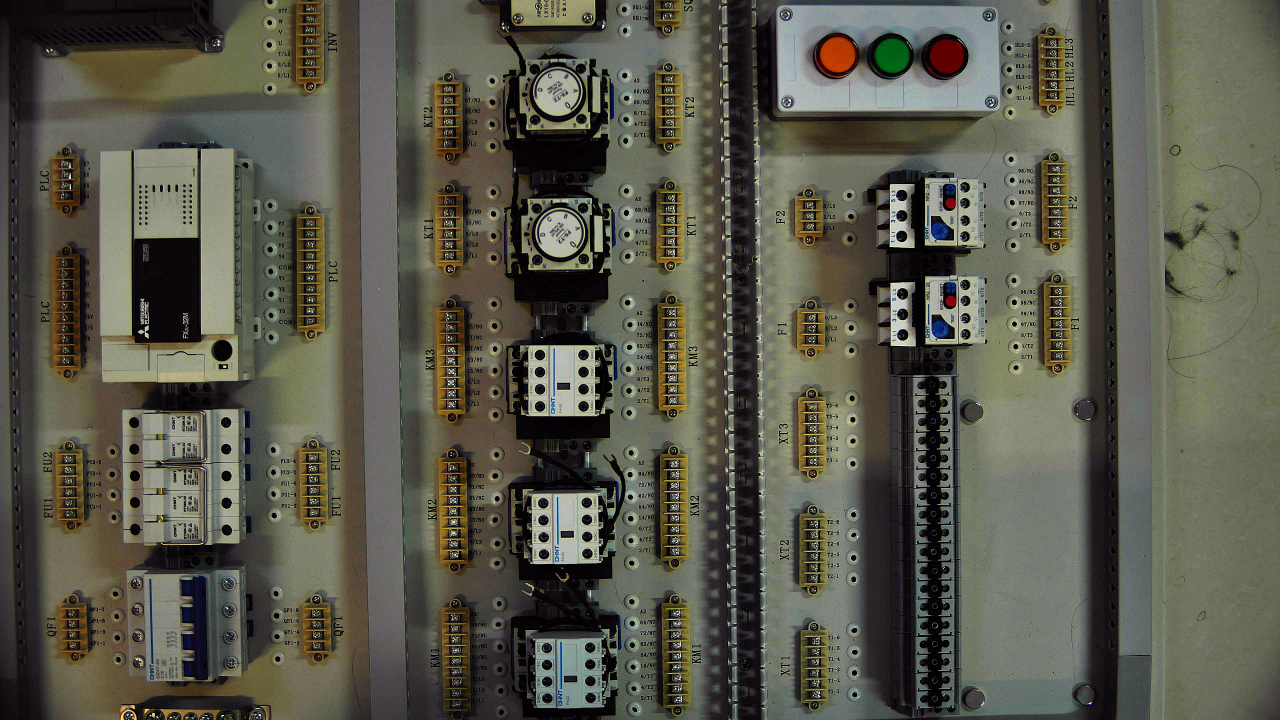
#> input picture image/live_capture_20250602_214642.jpg, 3840 x 2160 px (shown at 1/3 size)
$ python -i imageRegistration.py   (imports and definitions only)   (older library calls are emulated)
#> lines starting #> are read from the running program, lines starting #| are printed output that depends on the picture
from time import sleep

import cv2
import tkinter as tk
from tkinter import ttk, messagebox
import threading
import time
import numpy as np
from PIL import Image, ImageTk
import os
from MultiModelVideo.cameraManager import camera

base_dir = os.path.dirname(os.path.abspath(__file__))
reference_image_path = os.path.join(base_dir, "cameraRegistration/reference.jpg")

class CameraCalibrationSystem:
    def __init__(self):
        self.root = tk.Tk()
        self.root.title("电路配盘系统摄像头校准")
        self.root.geometry("1280x900")  # 增大窗口以适应更大的显示区域
        self.root.configure(bg='#f0f8ff')

        # 摄像头相关 - 移除原有的摄像头初始化代码
        self.current_frame = None

        # 校准状态
        self.calibration_score = 0.0
        self.is_calibrated = False
        self.is_stabilizing = False
        self.countdown = 0
        self.stabilize_start_time = 0

        # 参考图片路径配置 - 在这里修改参考图片路径
        self.reference_image_path = reference_image_path  # 修改为你的参考图片路径
        self.reference_image = None

        # 线程控制
        self.running = True

        # 创建UI
        self.create_ui()

        # 加载参考图
        self.load_reference_image()

        # 启动摄像头更新和校准检测
        self.start_camera_updates()

    def create_ui(self):
        """创建用户界面"""
        # 主标题
        title_frame = tk.Frame(self.root, bg='#f0f8ff')
        title_frame.pack(pady=15)

        title_label = tk.Label(title_frame, text="电路配盘系统摄像头校准",
                               font=("Microsoft YaHei", 22, "bold"),
                               fg='#1e3a8a', bg='#f0f8ff')
        title_label.pack()

        subtitle_label = tk.Label(title_frame, text="请根据标准图样调整摄像头位置，确保拍摄清晰度和角度符合要求",
                                  font=("Microsoft YaHei", 11),
                                  fg='#3b82f6', bg='#f0f8ff')
        subtitle_label.pack(pady=5)

        # 主内容区域
        main_frame = tk.Frame(self.root, bg='#f0f8ff')
        main_frame.pack(fill=tk.BOTH, expand=True, padx=20)

        # 左侧 - 实时摄像头（增大尺寸）
        left_frame = tk.LabelFrame(main_frame, text="实时摄像头画面",
                                   font=("Microsoft YaHei", 12, "bold"),
                                   fg='#1e3a8a', bg='white', relief='solid', bd=2)
        left_frame.pack(side=tk.LEFT, fill=tk.BOTH, expand=True, padx=(0, 15))

        # 摄像头显示区域（增大尺寸）
        self.camera_frame = tk.Frame(left_frame, bg='white')
        self.camera_frame.pack(padx=15, pady=15)

        # 移除width和height限制，让图片按实际尺寸显示
        self.camera_label = tk.Label(self.camera_frame, bg='black')
        self.camera_label.pack()

        # 校准信息
        info_frame = tk.Frame(left_frame, bg='white')
        info_frame.pack(fill=tk.X, padx=15, pady=10)

        # 校准进度
        progress_frame = tk.Frame(info_frame, bg='white')
        progress_frame.pack(fill=tk.X, pady=8)

        tk.Label(progress_frame, text="校准精度:", font=("Microsoft YaHei", 11),
                 bg='white').pack(side=tk.LEFT)

        self.score_var = tk.StringVar(value="0%")
        self.score_label = tk.Label(progress_frame, textvariable=self.score_var,
                                    font=("Microsoft YaHei", 11, "bold"),
                                    fg='#3b82f6', bg='white')
        self.score_label.pack(side=tk.RIGHT)

        self.progress_bar = ttk.Progressbar(progress_frame, length=500, mode='determinate')  # 增加进度条长度
        self.progress_bar.pack(fill=tk.X, pady=8)

        # 右侧 - 标准参考图和控制
        right_frame = tk.Frame(main_frame, bg='#f0f8ff')
        right_frame.pack(side=tk.RIGHT, fill=tk.Y)

        # 标准图显示
        ref_frame = tk.LabelFrame(right_frame, text="标准参考图样",
                                  font=("Microsoft YaHei", 12, "bold"),
                                  fg='#1e3a8a', bg='white', relief='solid', bd=2)
        ref_frame.pack(fill=tk.X, pady=(0, 10))

        # 参考图显示标签 - 移除尺寸限制
        self.ref_label = tk.Label(ref_frame, text="加载参考图片中...",
                                  bg='#f5f5f5', relief='solid', bd=2)
        self.ref_label.pack(padx=10, pady=10)

        # 当前参考图路径显示
        self.img_path_var = tk.StringVar(value=f"参考图片: {self.reference_image_path}")
        path_label = tk.Label(ref_frame, textvariable=self.img_path_var,
                              font=("Microsoft YaHei", 9),
                              bg='white', fg='#666666', wraplength=300)
        path_label.pack(padx=10, pady=(0, 5))

        # 调整提示
        tips_frame = tk.Frame(ref_frame, bg='white')
        tips_frame.pack(fill=tk.X, padx=10, pady=5)

        tips_text = [
            "• 确保电路板完全在画面中",
            "• 保持电路板水平放置",
            "• 调整光线确保清晰度",
            "• 避免反光和阴影",
            "• 参考图与实物方向一致"
        ]

        for tip in tips_text:
            tk.Label(tips_frame, text=tip, font=("Microsoft YaHei", 9),
                     bg='white', fg='#666666', anchor='w').pack(anchor='w')

        # 状态显示
        status_frame = tk.LabelFrame(right_frame, text="校准状态",
                                     font=("Microsoft YaHei", 12, "bold"),
                                     fg='#1e3a8a', bg='white', relief='solid', bd=2)
        status_frame.pack(fill=tk.X)

        self.status_var = tk.StringVar(value="正在加载参考图片...")
        self.status_label = tk.Label(status_frame, textvariable=self.status_var,
                                     font=("Microsoft YaHei", 11),
                                     bg='white', fg='#dc2626', wraplength=280)
        self.status_label.pack(padx=10, pady=10)

        # 倒计时显示
        self.countdown_var = tk.StringVar(value="")
        self.countdown_label = tk.Label(status_frame, textvariable=self.countdown_var,
                                        font=("Microsoft YaHei", 16, "bold"),
                                        bg='white', fg='#16a34a')
        self.countdown_label.pack(pady=5)

        # 控制按钮
        button_frame = tk.Frame(status_frame, bg='white')
        button_frame.pack(fill=tk.X, padx=10, pady=10)

        self.reset_btn = tk.Button(button_frame, text="重新校准",
                                   command=self.reset_calibration,
                                   font=("Microsoft YaHei", 10),
                                   bg='#6b7280', fg='white',
                                   relief='flat', padx=20)
        self.reset_btn.pack(side=tk.LEFT, padx=(0, 5))

        self.next_btn = tk.Button(button_frame, text="开始检测",
                                  command=self.start_detection,
                                  font=("Microsoft YaHei", 10, "bold"),
                                  bg='#2563eb', fg='white',
                                  relief='flat', padx=20,
                                  state='disabled')
        self.next_btn.pack(side=tk.RIGHT)

    def load_reference_image(self):
        """加载参考图片"""
        try:
            if not os.path.exists(self.reference_image_path):
                raise FileNotFoundError(f"参考图片文件不存在: {self.reference_image_path}")

            # 读取图片
            img = cv2.imread(self.reference_image_path)
            if img is None:
                raise ValueError("无法读取图片文件，请检查文件格式")

            self.reference_image = img

            # 显示参考图片
            self.display_reference_image()

            # 更新状态
            self.status_var.set("请调整摄像头位置")
            self.status_label.configure(fg='#dc2626')

            print(f"成功加载参考图片: {self.reference_image_path}")

        except Exception as e:
            error_msg = f"加载参考图片失败: {str(e)}"
            print(error_msg)
            self.status_var.set("参考图片加载失败")
            self.status_label.configure(fg='#dc2626')
            self.ref_label.configure(text=f"图片加载失败\n{str(e)}")
            messagebox.showerror("错误", error_msg)

    # [13 lines left out: function display_reference_image, not called in this run]

    def start_camera_updates(self):
        """启动摄像头更新和校准检测"""
        # 启动摄像头画面更新线程
        self.camera_thread = threading.Thread(target=self.update_camera)
        self.camera_thread.daemon = True
        self.camera_thread.start()

        # 启动校准检测线程
        self.calibration_thread = threading.Thread(target=self.calibration_loop)
        self.calibration_thread.daemon = True
        self.calibration_thread.start()

    def update_camera(self):
        """更新摄像头画面 - 使用全局camera实例"""
        while self.running:
            # 使用全局camera实例获取帧
            ret, frame = camera.get_frame()
            if ret and frame is not None:
                # 保存原始画面，不进行镜像翻转
                self.current_frame = frame.copy()

                # 添加校准框
                display_frame = frame.copy()
                self.draw_calibration_overlay(display_frame)

                # 转换为tkinter可显示的格式（增大显示尺寸）
                frame_rgb = cv2.cvtColor(display_frame, cv2.COLOR_BGR2RGB)
                frame_pil = Image.fromarray(frame_rgb)
                frame_pil = frame_pil.resize((800, 600))  # 显著增大显示尺寸

                photo = ImageTk.PhotoImage(frame_pil)

                # 在主线程中更新UI
                self.root.after(0, self.update_camera_display, photo)

            time.sleep(0.033)  # 约30FPS

    # [58 lines left out: functions draw_calibration_overlay, update_camera_display, not called in this run]

    def calibration_loop(self):
        """校准检测循环"""
        while self.running and not self.is_calibrated:
            if self.current_frame is not None and self.reference_image is not None:
                # 计算校准分数
                score = self.calculate_calibration_score(self.current_frame)
                self.calibration_score = score

                # 更新UI
                self.root.after(0, self.update_calibration_ui, score)

                # 检查是否需要开始稳定检测 - 恢复合理阈值
                if score > 0.7 and not self.is_stabilizing and not self.is_calibrated:  # 恢复到70%
                    self.start_stabilization()
                elif score <= 0.7 and self.is_stabilizing:
                    self.stop_stabilization()

            time.sleep(0.1)

    # [36 lines left out: function calculate_calibration_score, not called in this run]

    def calculate_feature_similarity(self, frame):
        """计算特征相似度（多维度优化版本）"""
        try:
            # 转换为灰度图
            frame_gray = cv2.cvtColor(frame, cv2.COLOR_BGR2GRAY)
            ref_gray = cv2.cvtColor(self.reference_image, cv2.COLOR_BGR2GRAY)

            # 调整尺寸保持一致
            target_size = (300, 300)
            frame_resized = cv2.resize(frame_gray, target_size)
            ref_resized = cv2.resize(ref_gray, target_size)

            # 1. 直方图相似度 (权重30%)
            frame_hist = cv2.calcHist([frame_resized], [0], None, [256], [0, 256])
            ref_hist = cv2.calcHist([ref_resized], [0], None, [256], [0, 256])
            hist_corr = cv2.compareHist(frame_hist, ref_hist, cv2.HISTCMP_CORREL)
            hist_score = max(0, (hist_corr + 1) / 2)  # 转换到[0,1]范围

            # 2. 结构相似度 (权重40%) - 使用模板匹配
            result = cv2.matchTemplate(frame_resized, ref_resized, cv2.TM_CCOEFF_NORMED)
            _, max_val, _, _ = cv2.minMaxLoc(result)
            template_score = max(0, max_val)

            # 3. 边缘相似度 (权重30%) - 比较边缘特征
            frame_edges = cv2.Canny(frame_resized, 50, 150)
            ref_edges = cv2.Canny(ref_resized, 50, 150)

            # 计算边缘重叠度
            frame_edge_count = np.sum(frame_edges > 0)
            ref_edge_count = np.sum(ref_edges > 0)
            intersection = np.sum((frame_edges > 0) & (ref_edges > 0))

            if frame_edge_count > 0 and ref_edge_count > 0:
                edge_score = intersection / max(frame_edge_count, ref_edge_count)
            else:
                edge_score = 0.3  # 默认分数

            # 4. 综合相似度计算
            final_similarity = (
                    hist_score * 0.3 +  # 直方图相似度权重30%
                    template_score * 0.4 +  # 模板匹配权重40%
                    edge_score * 0.3  # 边缘相似度权重30%
            )

            # 应用平滑函数，让相似度更容易达到高分
            # 使用sigmoid函数变换，让中等相似度更容易提升
            final_similarity = 1 / (1 + np.exp(-10 * (final_similarity - 0.3)))

            return min(1.0, final_similarity)

        except Exception as e:
            print(f"相似度计算异常: {e}")
            return 0.4  # 异常时返回中等分数

    # [161 lines left out: functions update_calibration_ui, start_stabilization, stop_stabilization, countdown_loop, auto_start_detection, reset_calibration and 4 more, not called in this run]


# [3 lines not run here, left out]

>>> import cv2
>>> picture = cv2.imread('image/live_capture_20250602_214642.jpg')
#> picture is the input picture: shape (2160, 3840, 3); mean B, G, R 75, 87.8, 88.7
>>> result = CameraCalibrationSystem().calculate_feature_similarity(picture)
#> in calculate_feature_similarity, `frame_gray = cv2.cvtColor(frame, cv2.COLOR_BGR2GRAY)`:
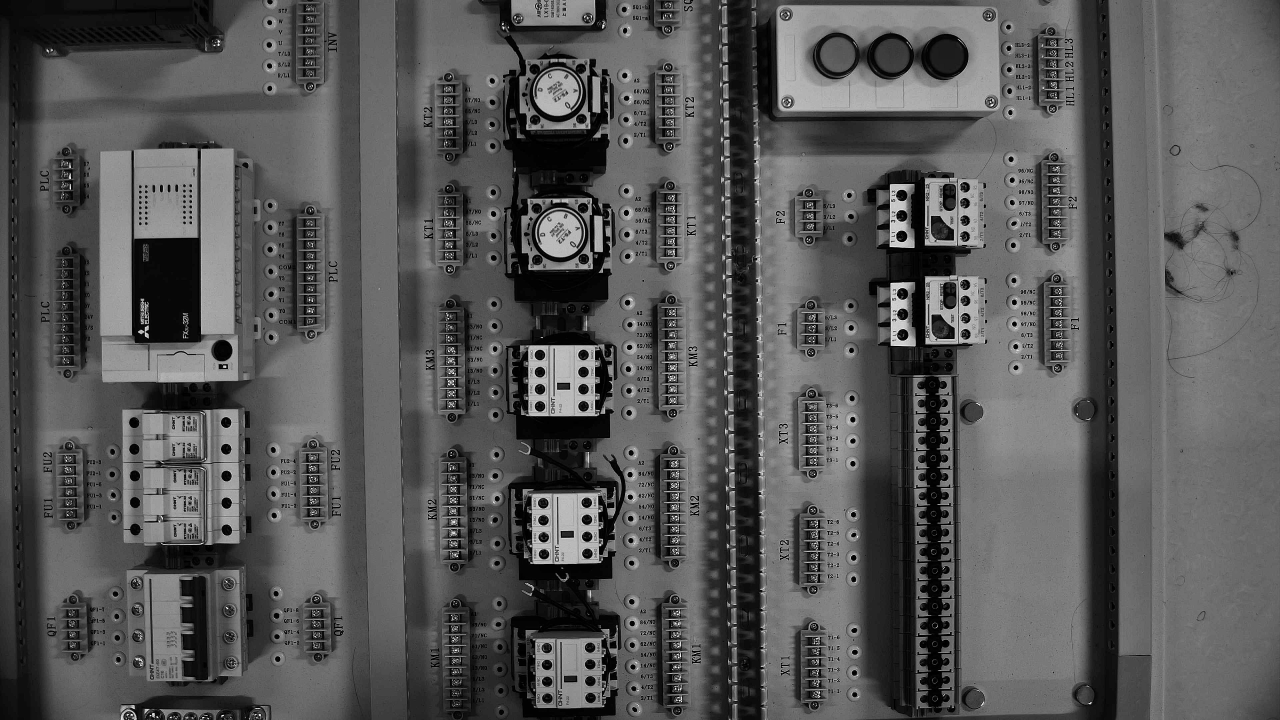
#> frame_gray: shape (2160, 3840) (shown at 1/3 size); min 0, max 255, mean 86.7
#> result = 0.4
